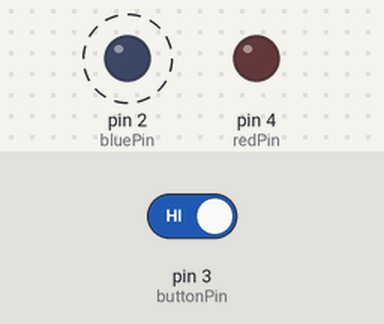
Simulated run of this sketch. Board: Arduino Uno, built with avr-gcc and run on an emulated ATmega328P. Shown: output pins drawn as LEDs (lit = HIGH). Dashed ring = blinking. The inputs (shaded band) are chosen by the test bench; at power-on: pin 3 (buttonPin) HIGH.

Above: at 10.8 s.
10.9 s: pin 3 (buttonPin) driven LOW
At 16.3 s:
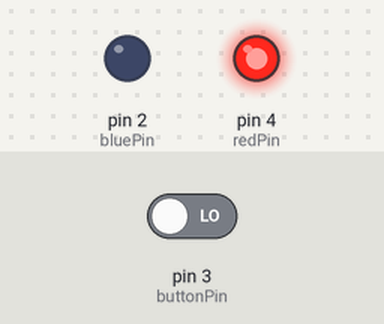
16.9 s: pin 3 (buttonPin) driven HIGH
At 17.3 s:
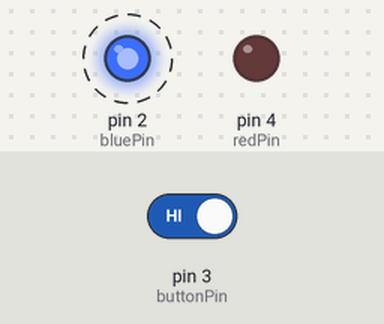
Timing chart, 0 to 28.9 s (numbered marks = the images above; inputs shaded):
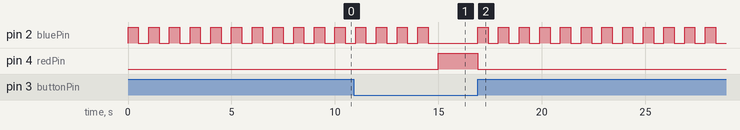

Measured:
- after the input at 10.9 s, pin 2 (bluePin): goes on until 14.5 s, then stays LOW; pin 4 (redPin): LOW → HIGH after 4.1 s
- after the input at 16.9 s, pin 2 (bluePin): alternates HIGH for 0.50 s and LOW for 0.50 s, starting at once; pin 4 (redPin): HIGH → LOW at once
- by itself, pin 2 (bluePin): alternates HIGH for 0.50 s and LOW for 0.50 s

The sketch:

Buclle_for.ino.ino
```cpp
//Variables globales
int switchState = 0;
//Variables de los pines
const int redPin = 4;
const int bluePin = 2;
const int buttonPin = 3;

void setup() {
  // put your setup code here, to run once:
//Iniciando leds
pinMode(redPin, OUTPUT);
pinMode(bluePin, OUTPUT);
//iniciando botón
pinMode(buttonPin, INPUT);
}

void loop() {
  //leer el estado del botón
  switchState = digitalRead(buttonPin);


  if (switchState == LOW){
    //el botón no esta pulsado
    digitalWrite(redPin,HIGH); //se enciende el rojo
    digitalWrite(bluePin,LOW); //se apaga el azul
  }
else {
  //elsa let it go
  //el botón está pulsado
 digitalWrite(redPin,LOW); //se apaga el rojo
 for (int blinks = 0; blinks <5; blinks ++) {
  digitalWrite(bluePin,HIGH); //se enciende el azul
  delay(500);  //espera un segundo antes de apagar
  digitalWrite(bluePin,LOW); //se enciende el azul
  delay(500);  //espera un segundo antes de apagar
  } //llave del for
 } //llave del else
}//vuelve al inicio del bucle(llave del loop() )
```
